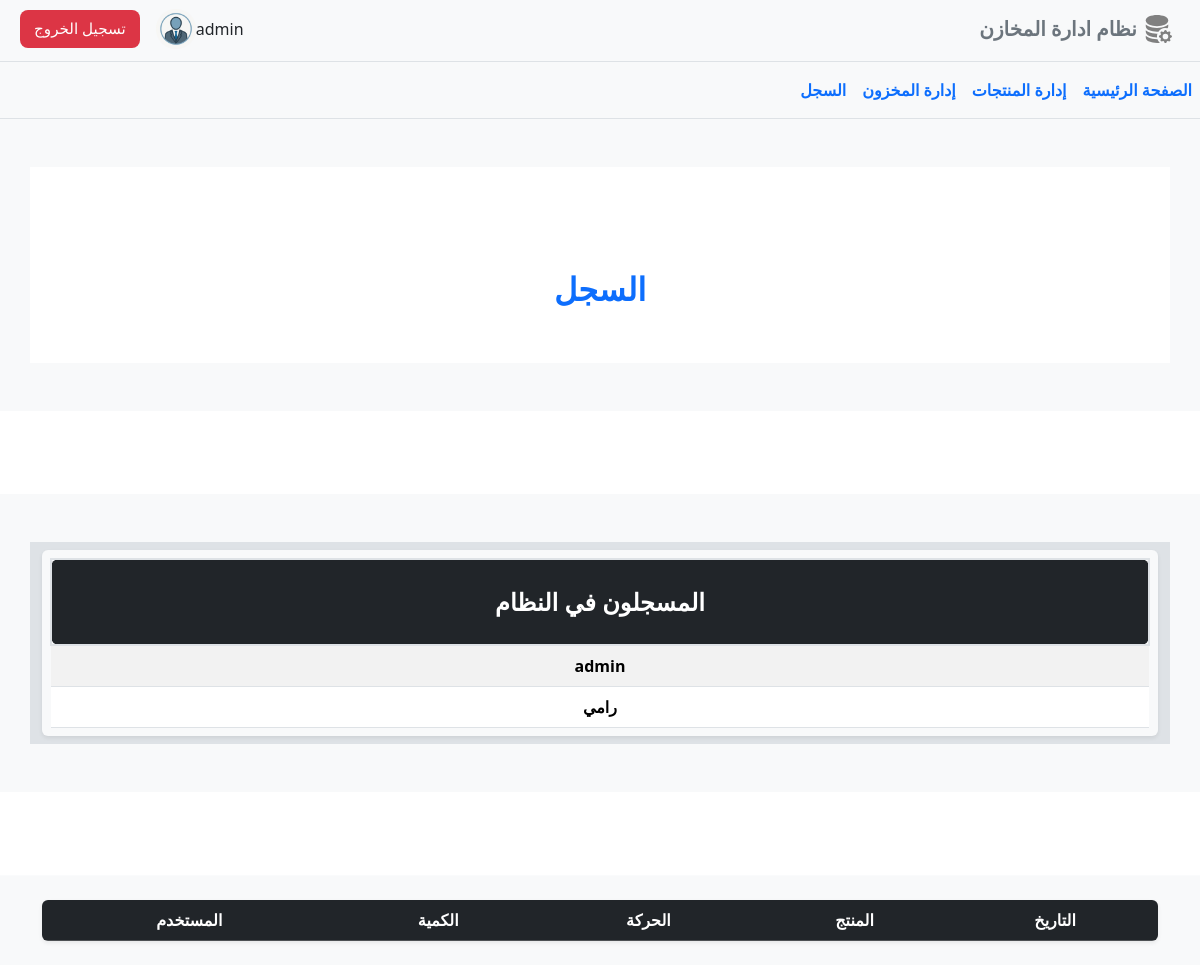
The page /movements/history (signed in) on the database its author committed.
### tables this page shows
CREATE TABLE users (
  id INTEGER PRIMARY KEY AUTOINCREMENT,
  username TEXT UNIQUE NOT NULL,
  email TEXT,
  password TEXT NOT NULL
);

### inventory_management/movements.py (the view)
@bp.route("/history")
@login_required
def history():
    db = get_db()
    history_of_movements = db.execute("""
        SELECT m.*, p.name as product_name, u.username as user_name
        FROM movements m
        JOIN products p ON m.product_id = p.product_id
        JOIN users u ON m.user_id = u.id
        ORDER BY m.added_at DESC
        """).fetchall()
    users = db.execute(
        'SELECT username FROM users'
        ).fetchall()
    from datetime import timedelta
    return render_template("movements/history.html", timedelta=timedelta ,history_of_movements=history_of_movements, users=users)

### inventory_management/auth.py (called while the page is built)
@bp.before_app_request
def load_logged_in_user():
    user_id = session.get('user_id')
    if user_id is None:
        g.user = None
    else:
        g.user = get_db().execute(
            'SELECT * FROM users WHERE id = ?', (user_id,)
        ).fetchone()

def login_required(view):
    @functools.wraps(view)
    def wrapped_view(**kwargs):
        if g.user is None:
            return redirect(url_for('auth.login'))
        return view(**kwargs)
    return wrapped_view

### inventory_management/db.py (called while the page is built)
def get_db():
    if 'db' not in g:
        g.db = sqlite3.connect(
            current_app.config['DATABASE'],
            detect_types=sqlite3.PARSE_DECLTYPES
        )
        g.db.row_factory = sqlite3.Row
    return g.db

### inventory_management/templates/movements/history.html (shortened to what this page needs)
{% extends 'base.html' %}
{% block body %}
<div class="container my-5" style="background-color: #FFFFFF;">
    <div class="logo-container" style="background-color: #FFFFFF;">
        <div class="logo-text my-0" style="color: #0d6efd;">
            <br> السجل
        </div>
    </div>
</div>
<div class="section-divider">
    <svg viewBox="0 0 1440 100">
        <path fill="#ffffff" d="M0,0 L1440,0 L1440,100 L0,100 Z"></path>
    </svg>
</div>
    <section class="container-fluid py-5 bg-light" style="background-color: #dee2e6;">
        <div class="container py-2" style="background-color: #dee2e6;">
            <div class="table-responsive shadow-sm rounded  p-2 bg-light">
                <table class="table table-striped table-hover align-middle mb-0">
                    <thead class="table-dark text-center">
                        <tr>
                            <th scope="col" class="border border-2 rounded-3 py-4 fs-4"
                                style="color:#FFFFFF; font-weight:bold;"> المسجلون في النظام
                            </th>
                        </tr>
                    </thead>
                    <tbody class="text-center">
                        {% for user in users %}
                        <tr>
                            <td class="fw-bold">{{user['username']}}</td>
                        </tr>
                        {% endfor %}
                    </tbody>
                </table>
            </div>
        </div>
    </section>
        <div class="section-divider">
            <svg viewBox="0 0 1440 100">
                <path fill="#ffffff" d="M0,0 L1440,0 L1440,100 L0,100 Z"></path>
            </svg>
        </div>
    <section class="container-fluid py-4 bg-light">
        <div class="container">
            <div class="table-responsive shadow-sm rounded">
                <table class="table table-striped table-hover align-middle mb-0">
                    <thead class="table-dark text-center">
                        <tr>
                            <th scope="col">التاريخ</th>
                            <th scope="col">المنتج</th>
                            <th scope="col">الحركة</th>
                            <th scope="col">الكمية</th>
                            <th scope="col">المستخدم</th>
                        </tr>
                    </thead>
                </table>
            </div>
        </div>
    </section>
{% endblock %}

### inventory_management/templates/base.html (shortened to what this page needs)
<!doctype html>
<html lang="ar" dir="rtl">
<head>
  <link rel="stylesheet" href="{{ url_for('static', filename='css/bootstrap.min.css') }}">
  <link rel="stylesheet" href="{{ url_for('static', filename='css/bootstrap-icons.min.css') }}">
</head>
<body class="bg-light">
  {% if g.user %}
  <nav class="navbar navbar-expand-md bg-light border-bottom" aria-label="navbar">
    <div class="container-xxl">
      <a href="{{ url_for('homepage.index') }}" class="navbar-brand">
        <span class="fw-bold text-secondary">
          <img src="{{ url_for('static', filename='icons/database-fill-gear.svg') }}" alt="database-fill-gear.svg" height="30px" width="30px" style="margin-bottom: 5px;">
          نظام ادارة المخازن
        </span>
      </a>
      <div class="collapse navbar-collapse justify-content-end " id="main-nav">
        <ul class="navbar-nav mb-1  align-items-center">
          <div class="d-flex align-items-center nav-item">
                      <span class="me-2">{{g.user['username']}}</span>
                      <img src="{{ url_for('static', filename='images/user_avatar.png') }}" alt="avatar" width="40"
                          height="40" class="rounded-circle">
          </div>
          <a href="{{ url_for('auth.logout') }}" class="btn btn-danger rounded-3 text-nowrap ms-2 me-3 nav-item" style=" color: #ffffff; border: none;
              padding: 7px 14px; font-size: 0.95rem; height: 38px;">تسجيل الخروج</a>
        </ul>
      </div>
    </div>
  </nav>
  {% endif %}
  <nav class="navbar navbar-expand border-bottom mb-3" aria-label="Second navbar example">
    <ul class="navbar-nav p-0 justify-content-center ">
      <li class="nav-item"><a class="nav-link active text-nowrap fz-6 fw-bold" style="color:#0d6efd"
          href="{{ url_for('homepage.index') }}" >الصفحة الرئيسية </a></li>
          <li class="nav-item"><a class="nav-link active text-nowrap fz-6 fw-bold" style="color:#0d6efd"
          href="{{ url_for('products_management.index') }}">إدارة المنتجات</a></li>
          <li class="nav-item"><a class="nav-link active text-nowrap fz-6 fw-bold" style="color:#0d6efd"
          href="{{ url_for('movements.index') }}">إدارة المخزون</a></li>
          <li class="nav-item"><a class="nav-link active text-nowrap fz-6 fw-bold" style="color:#0d6efd"
          href="{{ url_for('movements.history') }}">السجل</a></li>
    </ul>
  </nav>
  {% block body %}{% endblock %}
</body>
</html>

### inventory_management/templates/base.html (style rules this page uses)
.logo-container { background-color: #212529; color: white; text-align: center; padding: 50px; border-radius: 15px; }
.logo-text { font-size: 2rem; font-weight: bold; }

### rows shown on the page
users: user.username "admin", username "admin"
users: username "رامي"
